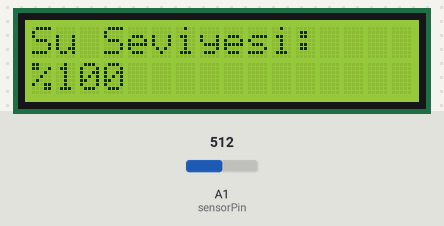
Bench run of a sketch on a simulated Arduino Uno, built with avr-gcc and run on an emulated ATmega328P. On the bench: 16×2 character LCD. Inputs (shaded band) come from the test bench; at power-on: A1 (sensorPin) = 512. What the sketch prints to the serial monitor is not drawn.

Above: at 1.2 s.
1.3 s: A1 (sensorPin) set to 108
At 2.3 s:
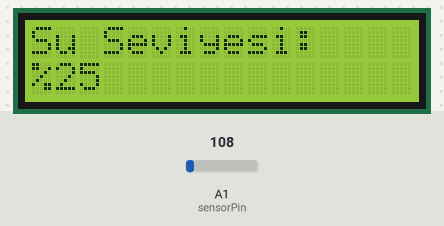
3.0 s: A1 (sensorPin) set to 95
At 4.3 s:
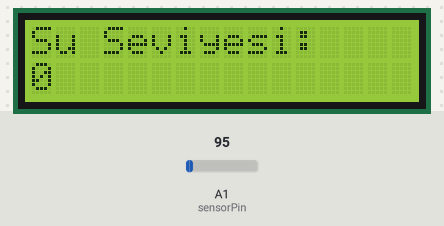
4.6 s: A1 (sensorPin) set to 260
At 5.0 s:
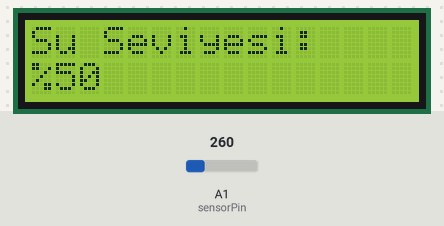
6.1 s: A1 (sensorPin) set to 90
At 7.0 s:
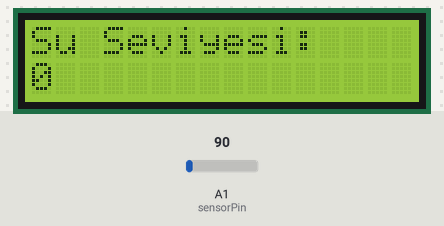
7.6 s: A1 (sensorPin) set to 110
At 9.0 s:
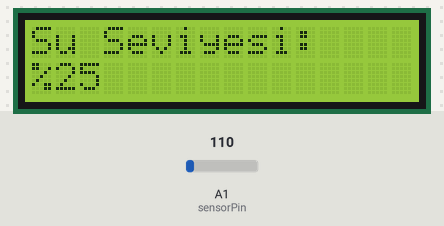
Timing chart, 0 to 10.1 s (numbered marks = the images above; inputs shaded):
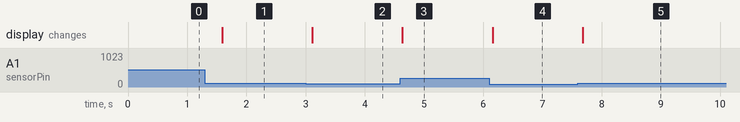

Measured:
- the behaviour switches between 101 and 100 on A1 (sensorPin) (found by bisection; images 1 and 2)
- after the input at 1.3 s, the display: changes after 0.29 s (image 1)
- after the input at 3.0 s, the display: changes after 0.11 s (image 2)
- after the input at 4.6 s, the display: changes at once (image 3)
- after the input at 6.1 s, the display: changes after 0.06 s (image 4)
- after the input at 7.6 s, the display: changes after 0.08 s (image 5)

The sketch:

susensoru.ino
```cpp
#include <LiquidCrystal.h>

int suSeviyesi = 0;
int sensorPin = A1;

LiquidCrystal  lcd(7, 6, 5, 4, 3, 2);

void setup()
{
  lcd.begin(16,2);
  Serial.begin(9600);
}

void loop()
{
  suSeviyesi = analogRead(sensorPin);

  if (suSeviyesi<=100)
  {
    lcd.clear();
    lcd.print("Su Seviyesi: ");
    lcd.setCursor(0, 1);
    lcd.print("0");
    Serial.println("0");
  }
  else if (suSeviyesi>100 && suSeviyesi<=250)
  {
    lcd.clear();
    lcd.print("Su Seviyesi: ");
    lcd.setCursor(0, 1);
    lcd.print("%25");
    Serial.println("%25");
  }
  else if (suSeviyesi>250 && suSeviyesi<=300)
  {
    lcd.clear();
    lcd.print("Su Seviyesi: ");
    lcd.setCursor(0, 1);
    lcd.print("%50");
    Serial.print("%50");
  }
  else if (suSeviyesi>300)
  {
    lcd.clear();
    lcd.print("Su Seviyesi: ");
    lcd.setCursor(0, 1);
    lcd.print("%100");
    Serial.println("%100");
  }

  delay(300);
}
```
